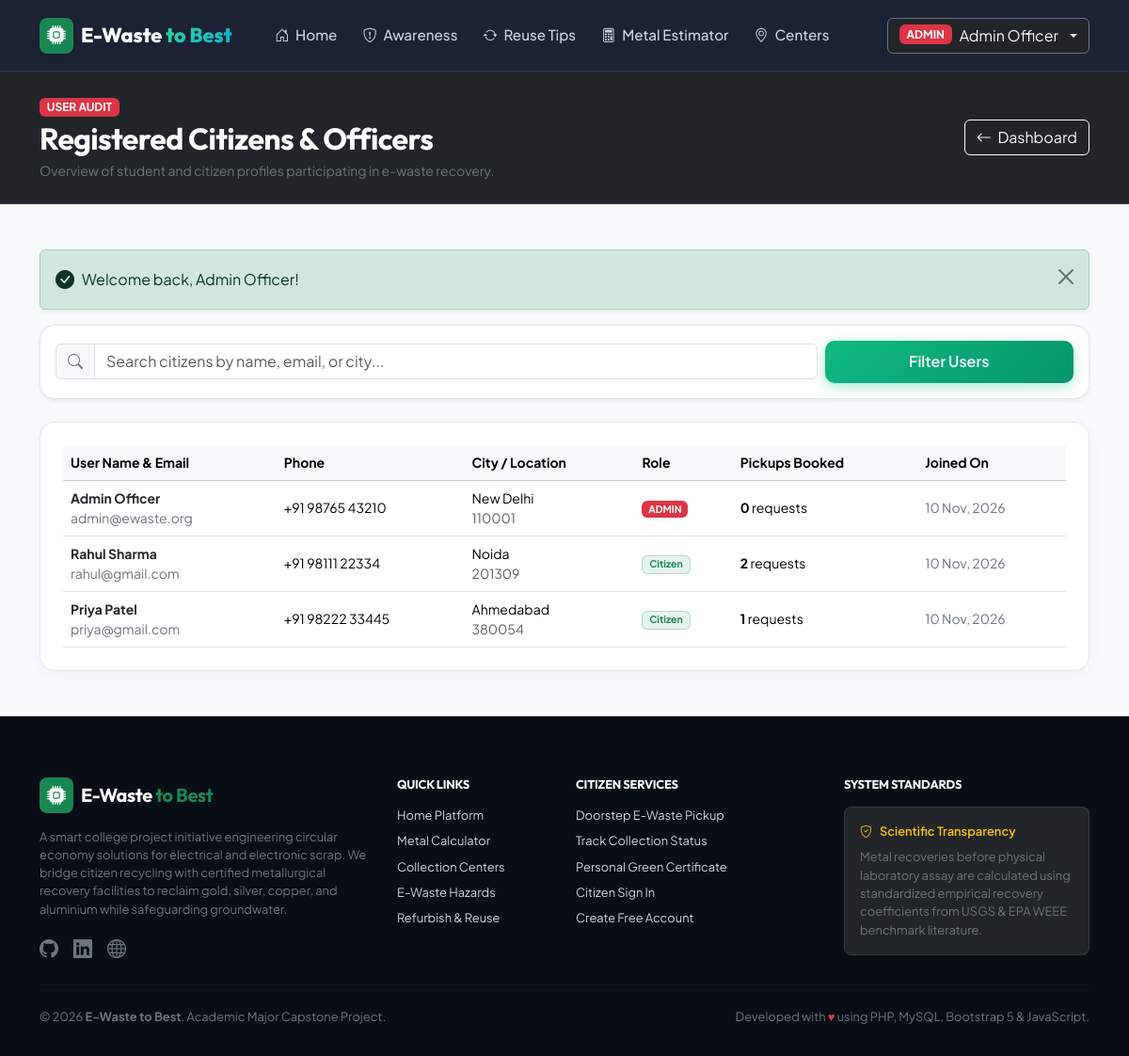
The page /admin/users.php (signed in) on the database its author committed.
### tables this page shows
CREATE TABLE `users` (
  `id` INT AUTO_INCREMENT PRIMARY KEY,
  `fullname` VARCHAR(100) NOT NULL,
  `email` VARCHAR(120) NOT NULL UNIQUE,
  `password` VARCHAR(255) NOT NULL,
  `phone` VARCHAR(20) NOT NULL,
  `address` TEXT NOT NULL,
  `city` VARCHAR(60) NOT NULL,
  `pincode` VARCHAR(10) NOT NULL,
  `role` ENUM('user', 'admin') DEFAULT 'user',
  `created_at` TIMESTAMP DEFAULT CURRENT_TIMESTAMP,
  `updated_at` TIMESTAMP DEFAULT CURRENT_TIMESTAMP ON UPDATE CURRENT_TIMESTAMP
);

### admin/users.php (the view, shortened to what this page needs)
<?php
require_once __DIR__ . '/../includes/functions.php';
require_once __DIR__ . '/../includes/admin_check.php';
$search = trim($_GET['search'] ?? '');
$users = [];
if ($pdo) {
    try {
        $sql = "
            SELECT u.*,
                   COUNT(r.id) as total_pickups,
                   COALESCE(SUM(r.est_total_value), 0) as total_scrap_volume
            FROM users u
            LEFT JOIN pickup_requests r ON u.id = r.user_id
        ";
        $params = [];
        $sql .= " GROUP BY u.id ORDER BY u.created_at DESC";
        $stmt = $pdo->prepare($sql);
        $stmt->execute($params);
        $users = $stmt->fetchAll();
    } catch (PDOException $e) {
        $users = [];
    }
}
require_once __DIR__ . '/../includes/header.php';
?>
<div class="bg-dark text-white py-4 border-bottom border-secondary border-opacity-25">
    <div class="container">
        <div class="d-flex flex-column flex-md-row justify-content-between align-items-md-center gap-3">
            <div>
                <span class="badge bg-danger small mb-1">USER AUDIT</span>
                <h2 class="fw-bold mb-1">Registered Citizens & Officers</h2>
                <p class="text-secondary small mb-0">Overview of student and citizen profiles participating in e-waste recovery.</p>
            </div>
            <div>
                <a href="<?= BASE_URL ?>/admin/dashboard.php" class="btn btn-outline-light">
                    <i class="bi bi-arrow-left me-1"></i> Dashboard
                </a>
            </div>
        </div>
    </div>
</div>
<div class="container py-5">
    <div class="card card-modern p-3 mb-4 bg-white shadow-sm">
        <form method="GET" action="<?= BASE_URL ?>/admin/users.php" class="row g-2 align-items-center">
            <div class="col-md-9">
                <div class="input-group">
                    <span class="input-group-text bg-light text-secondary"><i class="bi bi-search"></i></span>
                    <input type="text" class="form-control" name="search" value="<?= sanitize($search) ?>" placeholder="Search citizens by name, email, or city...">
                </div>
            </div>
            <div class="col-md-3 d-flex gap-2">
                <button type="submit" class="btn btn-emerald flex-grow-1">Filter Users</button>
            </div>
        </form>
    </div>
    <div class="card card-modern p-4">
        <div class="table-responsive">
            <table class="table table-hover align-middle mb-0 small">
                <thead class="table-light">
                    <tr>
                        <th>User Name & Email</th>
                        <th>Phone</th>
                        <th>City / Location</th>
                        <th>Role</th>
                        <th>Pickups Booked</th>
                        <th>Joined On</th>
                    </tr>
                </thead>
                <tbody>
                    <?php if (!empty($users)): ?>
                        <?php foreach ($users as $u): ?>
                            <tr>
                                <td>
                                    <div class="fw-bold text-dark"><?= sanitize($u['fullname']) ?></div>
                                    <div class="text-secondary text-xs"><?= sanitize($u['email']) ?></div>
                                </td>
                                <td><?= sanitize($u['phone']) ?></td>
                                <td>
                                    <div><?= sanitize($u['city']) ?></div>
                                    <div class="text-muted text-xs"><?= sanitize($u['pincode']) ?></div>
                                </td>
                                <td>
                                    <?php if ($u['role'] === 'admin'): ?>
                                        <span class="badge bg-danger">ADMIN</span>
                                    <?php else: ?>
                                        <span class="badge bg-success bg-opacity-10 text-success border border-success border-opacity-25">Citizen</span>
                                    <?php endif; ?>
                                </td>
                                <td>
                                    <span class="fw-bold"><?= (int)$u['total_pickups'] ?></span> requests
                                </td>
                                <td class="text-secondary">
                                    <?= date('d M, Y', strtotime($u['created_at'])) ?>
                                </td>
                            </tr>
                        <?php endforeach; ?>
                    <?php else: ?>
                        <tr>
                            <td colspan="6" class="text-center py-4 text-secondary">No registered users matched the query.</td>
                        </tr>
                    <?php endif; ?>
                </tbody>
            </table>
        </div>
    </div>
</div>
<?php require_once __DIR__ . '/../includes/footer.php'; ?>

### assets/css/style.css (style rules this page uses)
:root { --primary-emerald: #10b981; --primary-dark: #064e3b; --primary-light: #d1fae5; --secondary-teal: #0d9488; --accent-cyan: #06b6d4; --dark-slate: #0f172a; --surface-card: #ffffff; --bg-soft: #f8fafc; --text-primary: #1e293b; --text-secondary: #64748b; --border-color: #e2e8f0; --metal-gold: #f59e0b; --metal-gold-bg: #fef3c7; --metal-silver: #64748b; --metal-silver-bg: #f1f5f9; --metal-copper: #c2410c; --metal-copper-bg: #ffedd5; --metal-aluminium: #475569; --metal-aluminium-bg: #e2e8f0; --font-heading: 'Outfit', sans-serif; --font-body: 'Plus Jakarta Sans', sans-serif; }
body { font-family: var(--font-body); color: var(--text-primary); background-color: var(--bg-soft); min-height: 100vh; display: flex; flex-direction: column; }
h1, h2, h3, h4, h5, h6, .brand-font { font-family: var(--font-heading); font-weight: 700; letter-spacing: -0.02em; }
.card-modern { background: var(--surface-card); border: 1px solid var(--border-color); border-radius: 16px; box-shadow: 0 4px 20px -2px rgba(0, 0, 0, 0.05); transition: transform 0.25s ease, box-shadow 0.25s ease; }
.btn-emerald { background: linear-gradient(135deg, #10b981 0%, #059669 100%); color: #ffffff; border: none; font-weight: 600; border-radius: 10px; padding: 0.65rem 1.4rem; box-shadow: 0 4px 14px 0 rgba(16, 185, 129, 0.35); transition: all 0.2s ease; }

### rows shown on the page
users: fullname "Admin Officer", email "admin@ewaste.org", phone "+91 98765 43210", city "New Delhi", pincode "110001", role "ADMIN", total_pickups "0", created_at "10 Nov, 2026"
users: fullname "Rahul Sharma", email "rahul@gmail.com", phone "+91 98111 22334", city "Noida", pincode "201309", role "Citizen", total_pickups "2", created_at "10 Nov, 2026"
users: fullname "Priya Patel", email "priya@gmail.com", phone "+91 98222 33445", city "Ahmedabad", pincode "380054", role "Citizen", total_pickups "1", created_at "10 Nov, 2026"

### other values the page prints
$userName "Admin Officer"
$flash['message'] "Welcome back, Admin Officer!"
APP_NAME "E-Waste to Best"
